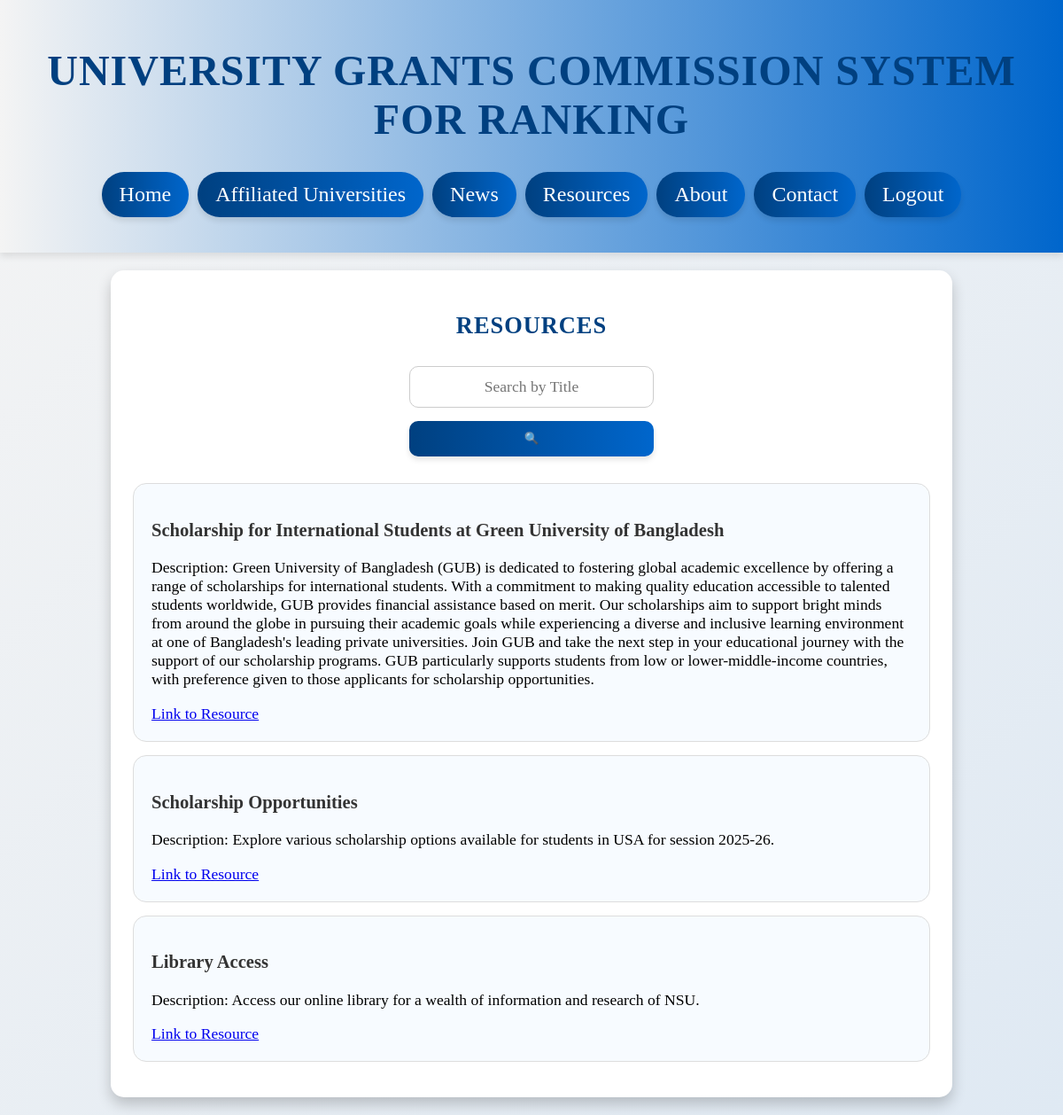
The page /user/resource.php on the database its author committed.
### tables this page shows
CREATE TABLE `resources` (
  `resource_id` int(11) NOT NULL,
  `title` varchar(100) NOT NULL,
  `description` text NOT NULL,
  `link` varchar(255) NOT NULL,
  `created_at` timestamp NOT NULL DEFAULT current_timestamp()
);

### user/resource.php (the view, shortened to what this page needs)
<?php
include('../php/db_connection.php');
$search = '';
if (isset($_GET['search'])) {
    $search = trim($_GET['search']);
    $query = "SELECT * FROM resources WHERE title LIKE ? ORDER BY created_at DESC";
    $stmt = $conn->prepare($query);
    $search_param = "%" . $search . "%";
    $stmt->bind_param("s", $search_param);
    $stmt->execute();
    $result = $stmt->get_result();
} else {
    $query = "SELECT * FROM resources ORDER BY created_at DESC";
    $result = $conn->query($query);
}
?>
<!DOCTYPE html>
<html lang="en">
<head>
    <link rel="stylesheet" href="../css/style.css">
</head>
<body>
    <header>
        <h1>University Grants Commission System for Ranking</h1>
        <nav>
            <a href="index.html">Home</a>
            <a href="universities.php">Affiliated Universities</a>
            <a href="news.php">News</a>
            <a href="resource.php">Resources</a>
            <a href="about.php">About</a>
            <a href="contact.php">Contact</a>
            <a href="../php/logout.php">Logout</a>
        </nav>
    </header>
    <main>
        <center><h2>Resources</h2></center>
        <div class="search-bar">
            <form method="GET">
                <input type="text" name="search" placeholder="Search by Title" value="<?php echo htmlspecialchars($search); ?>">
                <button type="submit">🔍</button>
            </form>
        </div>
        <?php while($row = $result->fetch_assoc()): ?>
            <div class="resource-item">
                <h3><?php echo htmlspecialchars($row['title']); ?></h3>
                <p>Description: <?php echo htmlspecialchars($row['description']); ?></p>
                <a href="<?php echo htmlspecialchars($row['link']); ?>" target="_blank">Link to Resource</a>
            </div>
        <?php endwhile; ?>
    </main>
</body>
</html>

### css/style.css (style rules this page uses)
body { font-family: 'Times New Roman', serif; margin: 0; padding: 0; background: linear-gradient(135deg, #f4f4f4, #dfe9f3); }
header { background: linear-gradient(90deg, #f4f4f4, #0066cc); color: white; padding: 20px; text-align: center; font-size: 1.5em; box-shadow: 0 4px 8px rgba(0, 0, 0, 0.1); }
h1 { color: #004080; text-transform: uppercase; letter-spacing: 1px; font-family: 'Times New Roman', serif; }
nav { display: flex; justify-content: center; margin: 20px 0; gap: 10px; }
nav a { color: white; text-decoration: none; padding: 12px 20px; margin: 0; border-radius: 25px; transition: all 0.3s ease; background: linear-gradient(90deg, #004080, #0066cc); box-shadow: 0 4px 6px rgba(0, 0, 0, 0.1); font-family: 'Times New Roman', serif; }
main { padding: 25px; background: white; border-radius: 15px; box-shadow: 0 8px 16px rgba(0, 0, 0, 0.2); max-width: 900px; margin: 20px auto; font-size: 1.1em; font-family: 'Times New Roman', serif; }
h2 { color: #004080; text-transform: uppercase; letter-spacing: 1px; font-family: 'Times New Roman', serif; }
h3 { color: #333; font-weight: bold; font-family: 'Times New Roman', serif; }
.news-item, .resource-item, .university-item { border: 1px solid #ddd; margin-bottom: 15px; padding: 20px; border-radius: 15px; background: #f7fbff; transition: transform 0.3s ease, box-shadow 0.3s ease; font-family: 'Times New Roman', serif; }
button { background: linear-gradient(90deg, #004080, #0066cc); color: white; border: none; padding: 12px 20px; border-radius: 25px; cursor: pointer; transition: all 0.3s ease; box-shadow: 0 4px 6px rgba(0, 0, 0, 0.1); font-family: 'Times New Roman', serif; }
form { display: flex; flex-direction: column; gap: 15px; font-family: 'Times New Roman', serif; }
form input, form textarea { padding: 12px; border: 1px solid #ccc; border-radius: 10px; font-size: 1em; transition: border 0.3s ease; font-family: 'Times New Roman', serif; }
.search-bar input { padding: 12px; width: 250px; border-radius: 10px; border: 1px solid #ccc; font-size: 1em; transition: border 0.3s ease; text-align: center; font-family: 'Times New Roman', serif; }
.search-bar button { padding: 12px 18px; border-radius: 10px; background: linear-gradient(90deg, #004080, #0066cc); color: white; border: none; cursor: pointer; transition: all 0.3s ease; box-shadow: 0 4px 6px rgba(0, 0, 0, 0.1); font-family: 'Times New Roman', serif; }

### user/resource.php (style rules this page uses)
.search-bar { margin: 30px auto; display: flex; justify-content: center; align-items: center; gap: 10px; max-width: 600px; width: 100%; }
.search-bar input { padding: 12px; width: 250px; border-radius: 10px; border: 1px solid #ccc; font-size: 1em; transition: border 0.3s ease; text-align: center; }
.search-bar button { padding: 12px 18px; border-radius: 10px; background: linear-gradient(90deg, #004080, #0066cc); color: white; border: none; cursor: pointer; transition: all 0.3s ease; box-shadow: 0 4px 6px rgba(0, 0, 0, 0.1); }

### rows shown on the page
resources: title "Scholarship for International Students at Green University of Bangladesh", description "Green University of Bangladesh (GUB) is dedicated to fostering global academic excellence by offering a range of scholarships for international students. With a commitment to making quality education accessible to talented students worldwide, GUB provides financial assistance based on merit. Our scholarships aim to support bright minds from around the globe in pursuing their academic goals while experiencing a diverse and inclusive learning environment at one of Bangladesh's leading private universities. Join GUB and take the next step in your educational journey with the support of our scholarship programs. GUB particularly supports students from low or lower-middle-income countries, with…"
resources: title "Scholarship Opportunities", description "Explore various scholarship options available for students in USA for session 2025-26."
resources: title "Library Access", description "Access our online library for a wealth of information and research of NSU."
